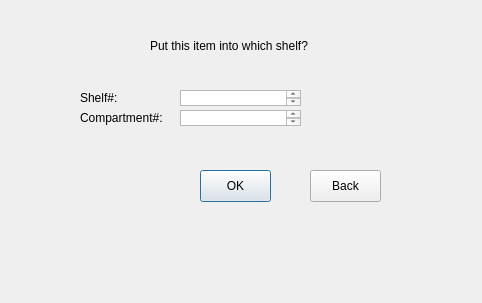
<?xml version="1.0" encoding="UTF-8"?>
<ui version="4.0">
 <class>Dialog</class>
 <widget class="QDialog" name="Dialog">
  <property name="geometry">
   <rect>
    <x>0</x>
    <y>0</y>
    <width>482</width>
    <height>303</height>
   </rect>
  </property>
  <property name="windowTitle">
   <string>Dialog</string>
  </property>
  <widget class="QLabel" name="label">
   <property name="geometry">
    <rect>
     <x>80</x>
     <y>90</y>
     <width>60</width>
     <height>16</height>
    </rect>
   </property>
   <property name="text">
    <string>Shelf#:</string>
   </property>
  </widget>
  <widget class="QLabel" name="label_2">
   <property name="geometry">
    <rect>
     <x>80</x>
     <y>110</y>
     <width>101</width>
     <height>16</height>
    </rect>
   </property>
   <property name="text">
    <string>Compartment#:</string>
   </property>
  </widget>
  <widget class="QPlainTextEdit" name="shelfid">
   <property name="geometry">
    <rect>
     <x>180</x>
     <y>90</y>
     <width>121</width>
     <height>16</height>
    </rect>
   </property>
  </widget>
  <widget class="QPlainTextEdit" name="compartment">
   <property name="geometry">
    <rect>
     <x>180</x>
     <y>110</y>
     <width>121</width>
     <height>16</height>
    </rect>
   </property>
  </widget>
  <widget class="QLabel" name="label_3">
   <property name="geometry">
    <rect>
     <x>150</x>
     <y>30</y>
     <width>191</width>
     <height>31</height>
    </rect>
   </property>
   <property name="text">
    <string>Put this item into which shelf?</string>
   </property>
  </widget>
  <widget class="QPushButton" name="okButton">
   <property name="geometry">
    <rect>
     <x>200</x>
     <y>170</y>
     <width>71</width>
     <height>32</height>
    </rect>
   </property>
   <property name="text">
    <string>OK</string>
   </property>
  </widget>
  <widget class="QPushButton" name="backButton">
   <property name="geometry">
    <rect>
     <x>310</x>
     <y>170</y>
     <width>71</width>
     <height>32</height>
    </rect>
   </property>
   <property name="text">
    <string>Back</string>
   </property>
  </widget>
 </widget>
 <resources/>
 <connections/>
</ui>
